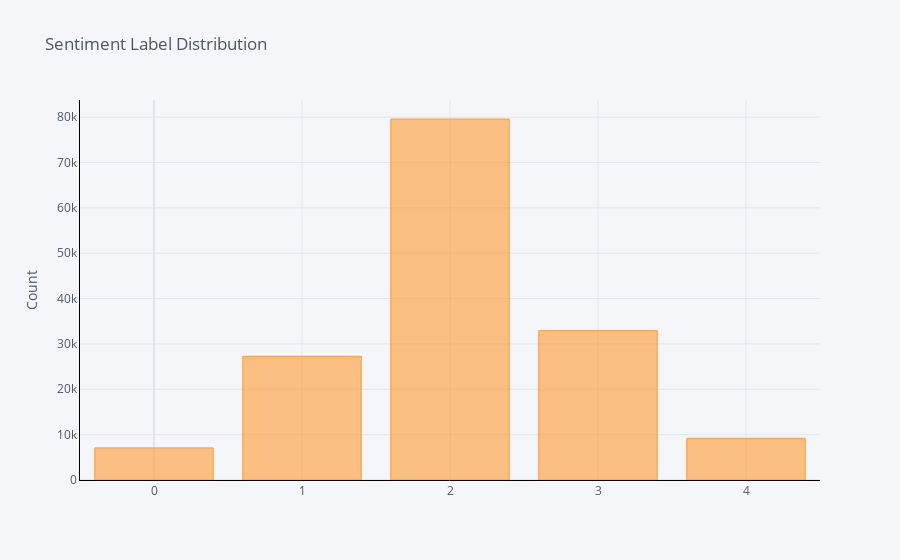

The notebook cell saved with this chart:
### Code cell
#Data imbalance
fig = plt.figure(figsize=(2,1.5))
train.groupby('Sentiment').Phrase.count().iplot(kind='bar', yTitle='Count',
                                                linecolor='black', title='Sentiment Label Distribution')

### Figure 1 — Plotly figure (JSON) as saved in the notebook; plotly's stock layout.template omitted (floating-point values rounded to 4 significant figures)
{"data": [{"marker": {"color": "rgba(255, 153, 51, 0.6)", "line": {"color": "rgba(255, 153, 51, 1.0)", "width": 1}}, "name": "Phrase", "orientation": "v", "text": "", "type": "bar", "x": [0, 1, 2, 3, 4], "y": [7072, 27273, 79582, 32927, 9206]}], "layout": {"legend": {"bgcolor": "#F5F6F9", "font": {"color": "#4D5663"}}, "paper_bgcolor": "#F5F6F9", "plot_bgcolor": "#F5F6F9", "title": {"font": {"color": "#4D5663"}, "text": "Sentiment Label Distribution"}, "xaxis": {"gridcolor": "#E1E5ED", "linecolor": "black", "showgrid": true, "tickfont": {"color": "#4D5663"}, "title": {"font": {"color": "#4D5663"}, "text": ""}, "zerolinecolor": "#E1E5ED"}, "yaxis": {"gridcolor": "#E1E5ED", "linecolor": "black", "showgrid": true, "tickfont": {"color": "#4D5663"}, "title": {"font": {"color": "#4D5663"}, "text": "Count"}, "zerolinecolor": "#E1E5ED"}}}
